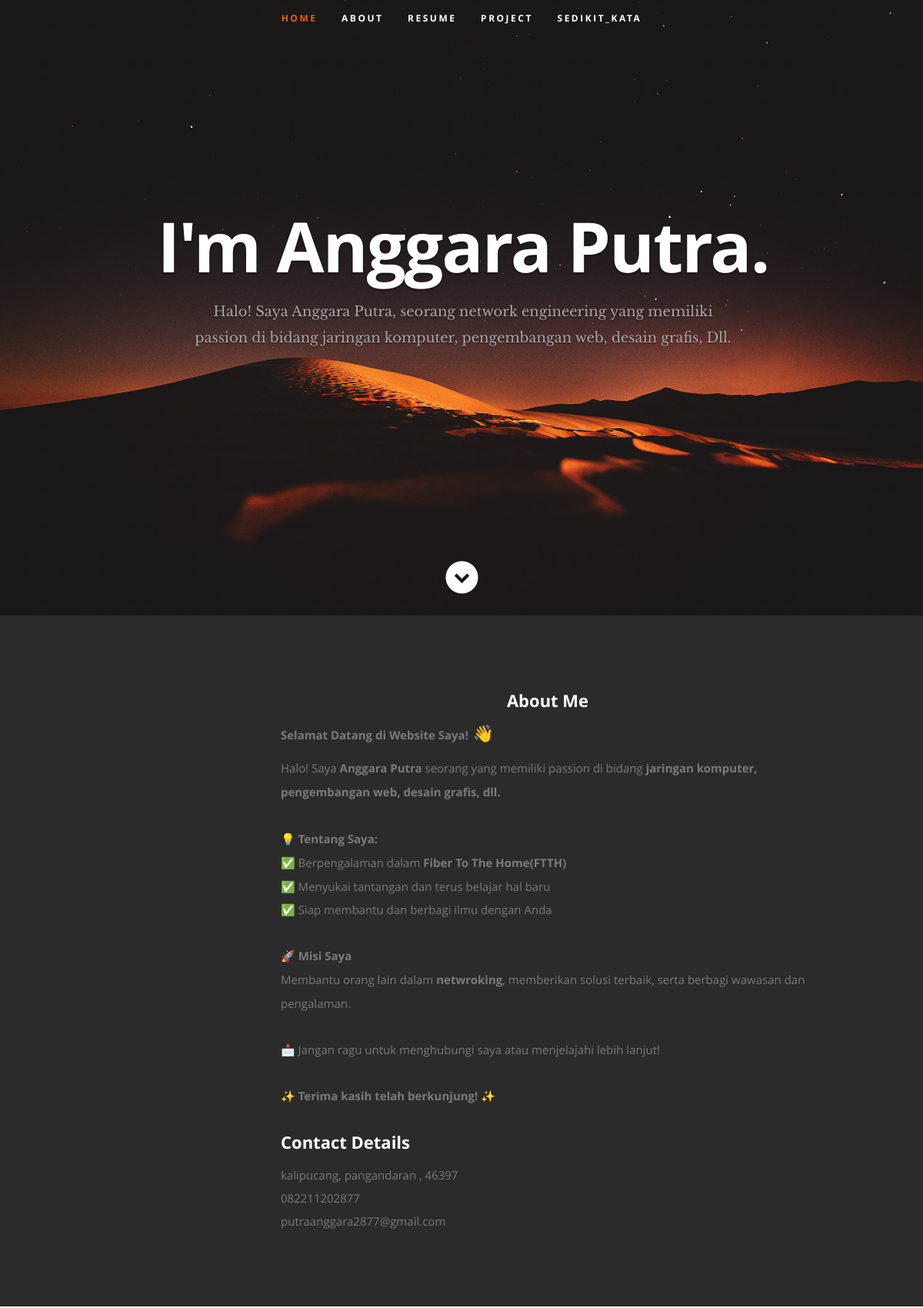
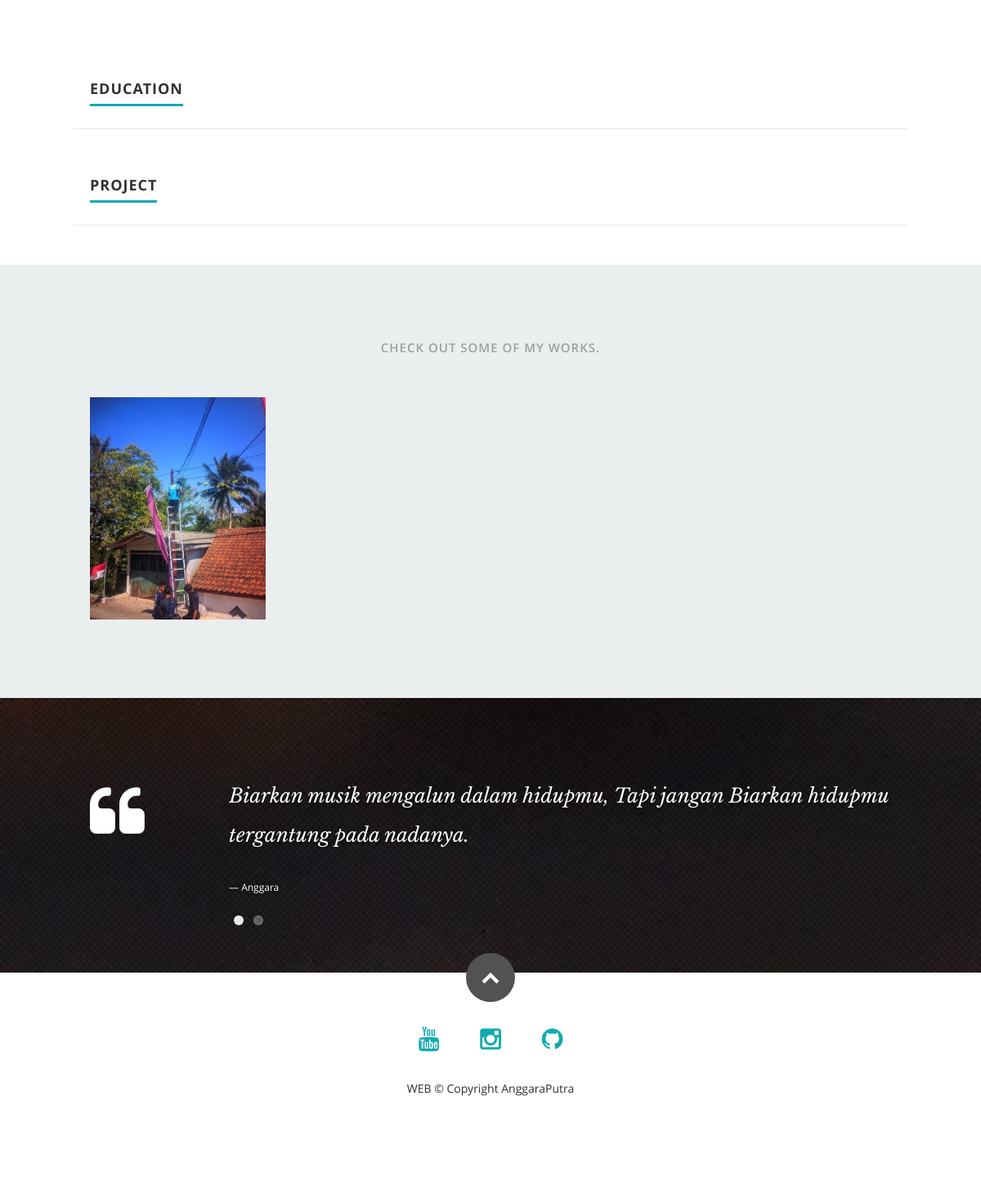
The page / on the database its author committed (2 pictures, top to bottom).
### tables this page shows
CREATE TABLE `users` (
  `id` int(50) NOT NULL,
  `firstname` varchar(250) NOT NULL,
  `lastname` varchar(250) NOT NULL,
  `username` text NOT NULL,
  `password` text NOT NULL,
  `avatar` text DEFAULT NULL,
  `last_login` datetime DEFAULT NULL,
  `date_added` datetime NOT NULL DEFAULT current_timestamp(),
  `date_updated` datetime DEFAULT NULL ON UPDATE current_timestamp()
);

CREATE TABLE `project` (
  `id` int(30) NOT NULL,
  `name` text DEFAULT NULL,
  `summary` text DEFAULT NULL,
  `description` text DEFAULT NULL,
  `banner` text DEFAULT NULL,
  `client` text DEFAULT NULL
);

### classes/DBConnection.php (called while the page is built, shortened)
<?php
class DBConnection {
    private $host = "localhost";
    private $username = "root";
    private $password = "";
    private $database = "DB_Anggara";
    public $conn;
    public function __construct() {
        if (!isset($this->conn)) {
            $this->conn = new mysqli($this->host, $this->username, $this->password, $this->database);
        }
    }
}
?>

### classes/SystemSettings.php (called while the page is built, shortened)
<?php
class SystemSettings extends DBConnection{
	function info($field=''){
		if(!empty($field)){
			if(isset($_SESSION['system_info'][$field]))
				return $_SESSION['system_info'][$field];
			else
				return false;
		}else{
			return false;
		}
	}
}
$_settings = new SystemSettings();
?>

### config.php (called while the page is built, shortened)
<?php
require_once('classes/DBConnection.php');
require_once('classes/SystemSettings.php');
function validate_image($file){
	if(!empty($file)){
		if(is_file(base_app.$file)){
			return base_url.$file;
		}else{
			return base_url.'dist/img/no-image-available.png';
		}
	}else{
		return base_url.'dist/img/no-image-available.png';
	}
}
?>

### index.php (the view, shortened to what this page needs)
<?php require_once('config.php'); ?>
 <!DOCTYPE html>
<html lang="en" class="" style="height: auto;">
<?php require_once('inc/header.php') ?>
  <body>
   <header id="home">
      <nav id="nav-wrap">
         <ul id="nav" class="nav">
            <li class="current"><a class="smoothscroll" href="#home">Home</a></li>
            <li><a class="smoothscroll" href="#about">About</a></li>
           <li><a class="smoothscroll" href="#resume">Resume</a></li>
            <li><a class="smoothscroll" href="#portfolio">project</a></li>
            <li><a class="smoothscroll" href="#testimonials">sedikit_kata</a></li>
         </ul>
      </nav>
<?php
$u_qry = $conn->query("SELECT * FROM users where id = 1");
foreach($u_qry->fetch_array() as $k => $v){
  if(!is_numeric($k)){
    $user[$k] = $v;
  }
}
$c_qry = $conn->query("SELECT * FROM contacts");
while($row = $c_qry->fetch_assoc()){
    $contact[$row['meta_field']] = $row['meta_value'];
}
?>
      <div class="row banner">
         <div class="banner-text">
            <h1 class="responsive-headline">I'm <?php echo isset($user) ? ucwords($user['firstname'].' '.$user['lastname']) : ""; ?>.</h1>
            <h3><?php echo stripslashes($_settings->info('welcome_message')) ?></h3>
            <hr />
         </div>
      </div>
      <p class="scrolldown">
         <a class="smoothscroll" href="#about"><i class="icon-down-circle"></i></a>
      </p>
   </header>
   <section id="about">
      <div class="row">
         <div class="three columns">
         </div>
         <div class="nine columns main-col">
            <h2 align="center">About Me</h2>
            <div id="about_me"><?php include "about.html"; ?></div>
            <div class="row">
               <div class="columns contact-details">
                  <h2>Contact Details</h2>
                  <p class="address">
               <span><?php echo $contact['address'] ?></span><br>
               <span><?php echo $contact['mobile'] ?></span><br>
                     <span><?php echo $contact['email'] ?></span>
             </p>
               </div>
               <div class="columns download">
               </div>
            </div>
         </div>
      </div>
   </section>
   <section id="resume">
      <div class="row education">
         <div class="three columns header-col">
            <h1><span>Education</span></h1>
         </div>
         <div class="nine columns main-col">
         </div>
      </div>
      <div class="row work">
         <div class="three columns header-col">
            <h1><span>project</span></h1>
         </div>
         <div class="nine columns main-col">
         </div>
      </div>
   <section id="portfolio">
      <div class="row">
         <div class="twelve columns collapsed">
            <h1>Check Out Some of My Works.</h1>
            <div id="portfolio-wrapper" class="bgrid-quarters s-bgrid-thirds cf">
               <?php
                  $p_qry = $conn->query("SELECT * FROM project ");
                  while($row = $p_qry->fetch_assoc()):
                  ?>
                 <div class="columns portfolio-item">
                    <div class="item-wrap">
                       <a href="#modal-<?php echo $row['id'] ?>" title="">
                          <img alt="" src="<?php echo validate_image($row['banner']) ?>">
                       </a>
                    </div>
                </div>
              <?php endwhile; ?>
            </div>
         </div>
      </div>
   </section>
   <section id="testimonials">
      <div class="text-container">
         <div class="row">
            <div class="two columns header-col">
            </div>
            <div class="ten columns flex-container">
               <div class="flexslider">
                  <ul class="slides">
                     <li>
                        <blockquote>
                           <p>Biarkan musik mengalun dalam hidupmu, Tapi jangan Biarkan hidupmu tergantung pada nadanya.
                           </p>
                           <cite>Anggara</cite>
                        </blockquote>
                     </li>
                  </ul>
               </div>
            </div>
         </div>
       </div>
   </section>
      <?php require_once('inc/footer.php') ?>
  </body>
</html>

### inc/header.php (shortened to what this page needs)
<head>
   <link rel="stylesheet" href="<?php echo base_url ?>profile_asset/css/default.css">
  <link rel="stylesheet" href="<?php echo base_url ?>profile_asset/css/layout.css">
   <link rel="stylesheet" href="<?php echo base_url ?>profile_asset/css/media-queries.css">
   <link rel="stylesheet" href="<?php echo base_url ?>profile_asset/css/magnific-popup.css">
  </head>

### inc/footer.php (shortened to what this page needs)
<footer>
   <div class="row">
      <div class="twelve columns">
         <ul class="social-links">
            <li><a target ="_blank" href="<?php echo $contact['facebook'] ?>"><i class="fa fa-youtube"></i></a></li>
            <li><a target ="_blank" href="<?php echo $contact['twitter'] ?>"><i class="fa fa-instagram"></i></a></li>
            <li><a target ="_blank" href="<?php echo $contact['linkin'] ?>"><i class="fa fa-github"></i></a></li>
         </ul>
         <ul class="copyright">
            <li>WEB &copy; Copyright AnggaraPutra</li>
         </ul>
      </div>
      <div id="go-top"><a class="smoothscroll" title="Back to Top" href="#home"><i class="icon-up-open"></i></a></div>
   </div>
</footer>

### profile_asset/css/default.css (style rules this page uses)
html, body, div, span, object, iframe, h1, h2, h3, h4, h5, h6, p, blockquote, pre, abbr, address, cite, code, del, dfn, em, img, ins, kbd, q, samp, small, strong, sub, sup, var, b, i, dl, dt, dd, ol, ul, li, fieldset, form, label, legend, table, caption, tbody, tfoot, thead, tr, th, td, article, aside, canvas, details, figcaption, figure, footer, header, hgroup, menu, nav, section, summary, time, mark, audio, video { margin: 0; padding: 0; border: 0; outline: 0; font-size: 100%; vertical-align: baseline; background: transparent; }
article,aside,details,figcaption,figure, footer,header,hgroup,menu,nav,section { display: block; }
blockquote, q { quotes: &#8220 &#8220; }
blockquote:before, blockquote:after, q:before, q:after { content: ''; content: none; }
*, *:before, *:after { -moz-box-sizing: border-box; -webkit-box-sizing: border-box; box-sizing: border-box; }
html { font-size: 62.5%; -webkit-font-smoothing: antialiased; }
body { background: #fff; font-family: 'opensans-regular', sans-serif; font-weight: normal; font-size: 15px; line-height: 30px; color: #838C95; -webkit-font-smoothing: antialiased; -webkit-text-size-adjust: 100%; }
h1, h2, h3, h4, h5, h6 { color: #313131; font-family: 'opensans-bold', sans-serif; font-weight: normal; }
h1 { font-size: 38px; line-height: 42px; margin-bottom: 12px; letter-spacing: -1px; }
h2 { font-size: 28px; line-height: 36px; margin-bottom: 6px; }
h3 { font-size: 22px; line-height: 30px; margin-bottom: 12px; }
p { margin: 0 0 30px 0; }
strong, b { font: 15px/30px 'opensans-bold', sans-serif; }
blockquote { margin: 30px 0px; padding-left: 40px; position: relative; }
blockquote:before { content: "\201C"; opacity: 0.45; font-size: 80px; line-height: 0px; margin: 0; font-family: arial, sans-serif; position: absolute; top: 30px; left: 0; }
blockquote p { font-family: 'librebaskerville-italic', serif; padding: 0; font-size: 18px; line-height: 36px; }
blockquote cite { display: block; font-size: 12px; font-style: normal; line-height: 18px; }
blockquote cite:before { content: "\2014 \0020"; }
hr { border: solid #E3E3E3; border-width: 1px 0 0; clear: both; margin: 11px 0 30px; height: 0; }
a, a:visited { text-decoration: none; outline: 0; color: #11ABB0; -webkit-transition: color .3s ease-in-out; -moz-transition: color .3s ease-in-out; -o-transition: color .3s ease-in-out; transition: color .3s ease-in-out; }
p a, p a:visited { line-height: inherit; }
ul, ol { margin-bottom: 24px; margin-top: 12px; }
ul { list-style: none outside; }
li { line-height: 18px; margin-bottom: 12px; }
img { max-width: 100%; height: auto; }
.row { width: 96%; max-width: 1020px; margin: 0 auto; }
.row .row { width: auto; max-width: none; margin: 0 -20px; }
.row:before, .row:after { content: " "; display: table; }
.row:after { clear: both; }
.column, .columns { position: relative; padding: 0 20px; min-height: 1px; float: left; }
.row.collapsed > .column, .row.collapsed > .columns, .column.collapsed, .columns.collapsed { padding: 0; }
[class*="column"] + [class*="column"]:last-child { float: right; }
.row .two { width: 16.66667%; }
.row .three { width: 25%; }
.row .nine { width: 75%; }
.row .ten { width: 83.33333%; }
.row .twelve { width: 100%; }
.bgrid-quarters [class*="column"] { width: 25%; }
.cf:before, .cf:after { content: " "; display: table; }
.cf:after { clear: both; }

### index.php (style rules this page uses)
#about_me * { color:#7A7A7A !important; }

### rows shown on the page
users: firstname+lastname "Anggara Putra"
project: banner (picture)

### other values the page prints
$_settings->info('welcome_message') "Halo! Saya Anggara Putra, seorang network engineering yang memiliki passion di bidang jaringan komputer, pengembangan web, desain grafis, Dll."
$contact['address'] "kalipucang, pangandaran , 46397"
$contact['mobile'] "082211202877"
$contact['email'] "putraanggara2877@gmail.com"
